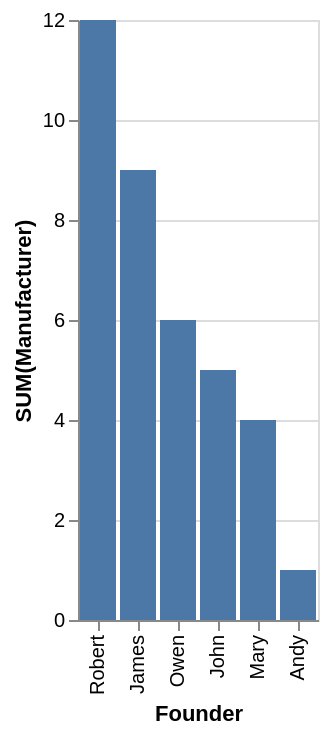

Express this chart as Vega-Lite.
### Vega-Lite specification from a JSON file in a GitHub repository (floating-point values rounded to 4 significant figures)
{"data": {"values": [{"x_data": "Robert", "y_data": 12}, {"x_data": "James", "y_data": 9}, {"x_data": "Owen", "y_data": 6}, {"x_data": "John", "y_data": 5}, {"x_data": "Mary", "y_data": 4}, {"x_data": "Andy", "y_data": 1}]}, "mark": "bar", "encoding": {"x": {"field": "x_data", "type": "nominal", "title": "Founder", "sort": {"op": "sum", "field": "y_data", "order": "descending"}}, "y": {"field": "y_data", "type": "quantitative", "title": "SUM(Manufacturer)"}}}
